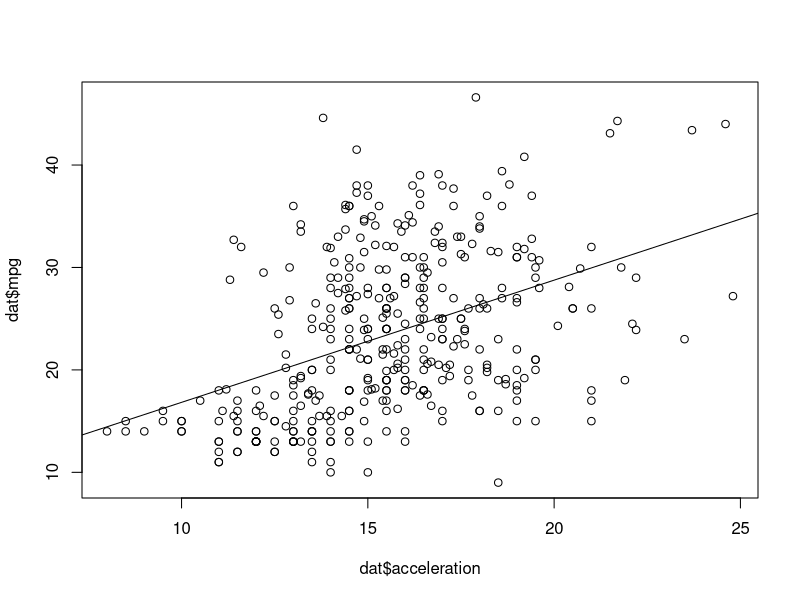
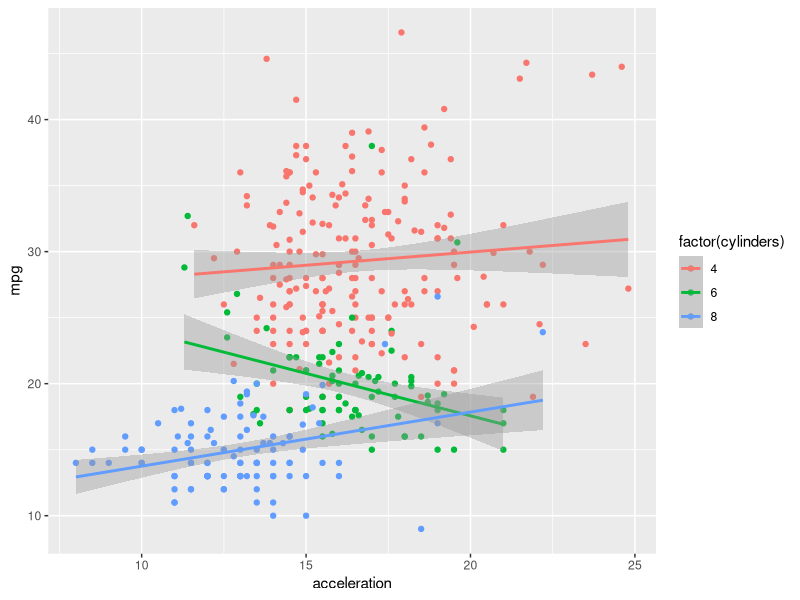
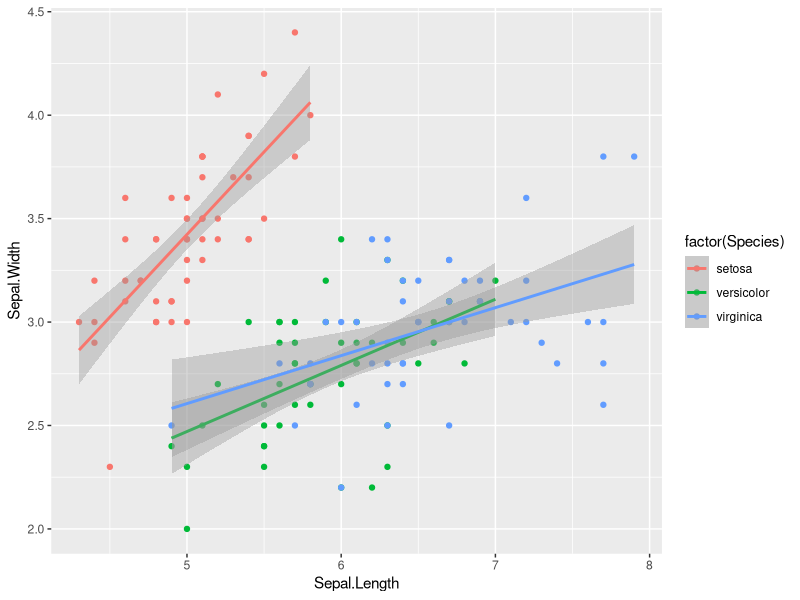

These figures' R source, in order:
#Problem 1
dat <- read.csv('auto-mpg.csv')
cor(dat$mpg,dat$acceleration)

#me >> moderately positively correlated
#
#Problem 2
plot(dat$acceleration,dat$mpg)
abline(lm(dat$mpg ~ dat$acceleration))
# >> if the car has more acceleration then it will consume more gallons per mile but their are many other factors that effect this dependence
#
#Problem 3
#a
library(ggplot2)
g <- ggplot(dat,aes(acceleration,mpg))
g <- g + geom_point(aes(color =factor(cylinders)))
g <- g + stat_smooth(mapping = aes(color =factor(cylinders)),method = "lm",formula = y ~ x, geom = "smooth")
g
#b
#acceleration doesn't really effect mpg as changing the number of cyllinder drastically cahnges the correlation
#Problem 4 
#winning more rallies >> winner but actually good player? federrer 28 times he did not had maximum number of win rallies but still he won 24 times
#Problem 5
dat2 <- iris
g <- ggplot(dat2,aes(Sepal.Length,Sepal.Width))
g <- g + geom_point(aes(color =factor(Species)))
g <- g + stat_smooth(mapping = aes(color =factor(Species)),method = "lm",formula = y ~ x, geom = "smooth")
g
